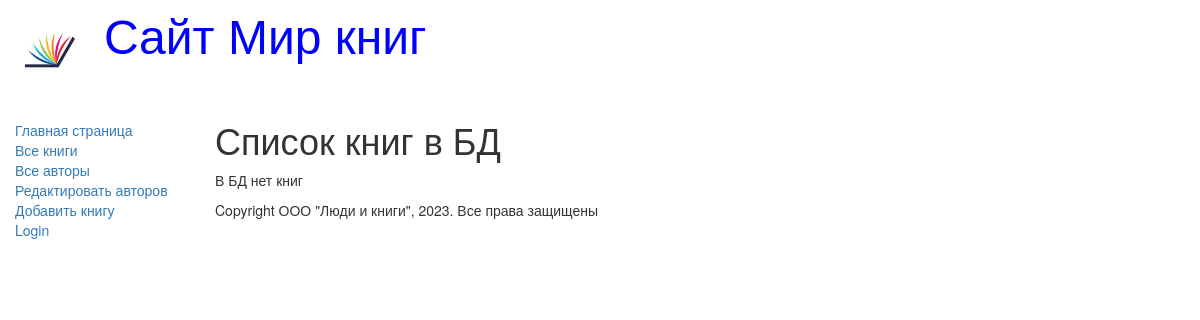
The page /books/ on the database as committed earlier.
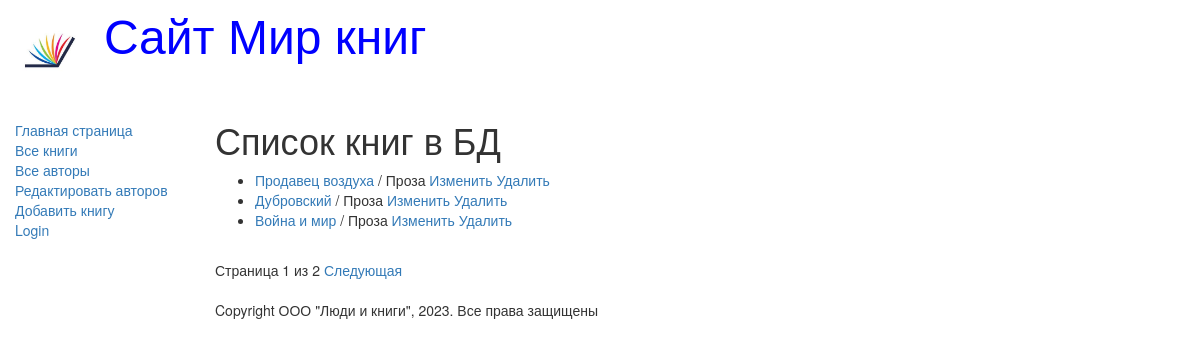
The same page on the database as committed later.
### catalog/models.py (models this page shows, shortened)
class Book(models.Model):
    title = models.CharField(max_length=200, help_text='Введите название книги', verbose_name='Название книги')
    genre = models.ForeignKey('Genre', on_delete=models.CASCADE, help_text='Введите жанр книги', verbose_name='Жанр книги', null=True)
    language = models.ForeignKey('Language', on_delete=models.CASCADE, help_text='Введите язык книги', verbose_name='Язык книги', null=True)
    author = models.ManyToManyField('Author', help_text='Введите автора книги', verbose_name='Автор книги')
    summary = models.TextField(max_length=1000, help_text='Введите краткое описание книги', verbose_name='Кратое описание книги')
    isbn = models.CharField(max_length=13, help_text='Должно содержать 13 символов', verbose_name='ISBN книги')
    def get_absolute_url(self):
        return reverse('book-detail', args=[str(self.id)])
    def display_author(self):
        return ', '.join([author.last_name for author in self.author.all()])
    display_author.short_description = 'Авторы'

class Genre(models.Model):
    name = models.CharField(max_length=200, help_text='Введите жанр книги', verbose_name='Жанр книги')
    def __str__(self):
        return self.name

### catalog/views.py (the view)
# urls.py: url(r'^books/$', views.BookListView.as_view(), name='books'),
class BookListView(generic.ListView):
    model = Book
    paginate_by = 3

### catalog/templates/catalog/book_list.html
{% extends "base_generic.html" %}
{% block content %}
    <h1>Список книг в БД</h1>
    {% if book_list %}
    <ul>
        {% for book in book_list %}
            <li>
                <a href="{{ book.get_absolute_url }}">{{ book.title }}</a> / {{ book.genre }}
                <a href="/book/update/{{ book.id }}">Изменить</a>
                <a href="/book/delete/{{ book.id }}">Удалить</a>
            </li>
        {% endfor %}
    </ul>
    {% else %}
        <p>В БД нет книг</p>
    {% endif %}
{% endblock %}

Rows that differ between the two databases and show on the page:
added Book: title "Продавец воздуха", genre "Проза"
added Book: title "Дубровский", genre "Проза"
added Book: title "Война и мир", genre "Проза"
Other text that changed with them:
{{ page_obj.number }}: (not shown) → "1"
{{ page_obj.paginator.num_pages }}: (not shown) → "2"
text no longer shown: "В БД нет книг"
text now shown: "Страница из Следующая"
